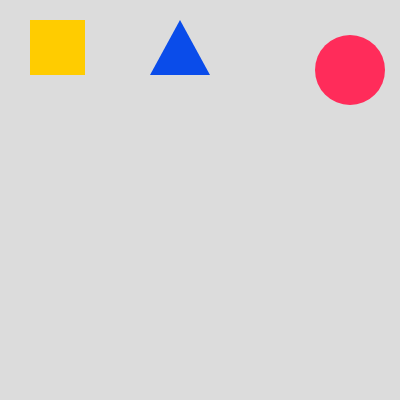
Frame 1 (no input)
Frame 60 (no input): identical to frame 1, image omitted
Frame 120 (the mouse pressed at the canvas centre since frame 60): identical to frame 1, image omitted

The p5.js sketch that drew this single still picture (run headless with seeded random() and noise() and a simulated clock; from frame 60 on, the mouse is pressed at the canvas centre):

// p5.js sketch
// ── sketch.js
function setup() {
  createCanvas(400, 400);
}

function draw() {
  background(220);
  let c = color(255, 204, 0);
  fill(c);
  noStroke();
  rect(30, 20, 55, 55);
  c = color(300, 44, 90);
  fill(c);
  noStroke();
  circle(350, 70, 70);
  c = color(10, 76, 234);
  fill(c);
  noStroke();
  triangle(150, 75, 180, 20, 210, 75);
  
}
